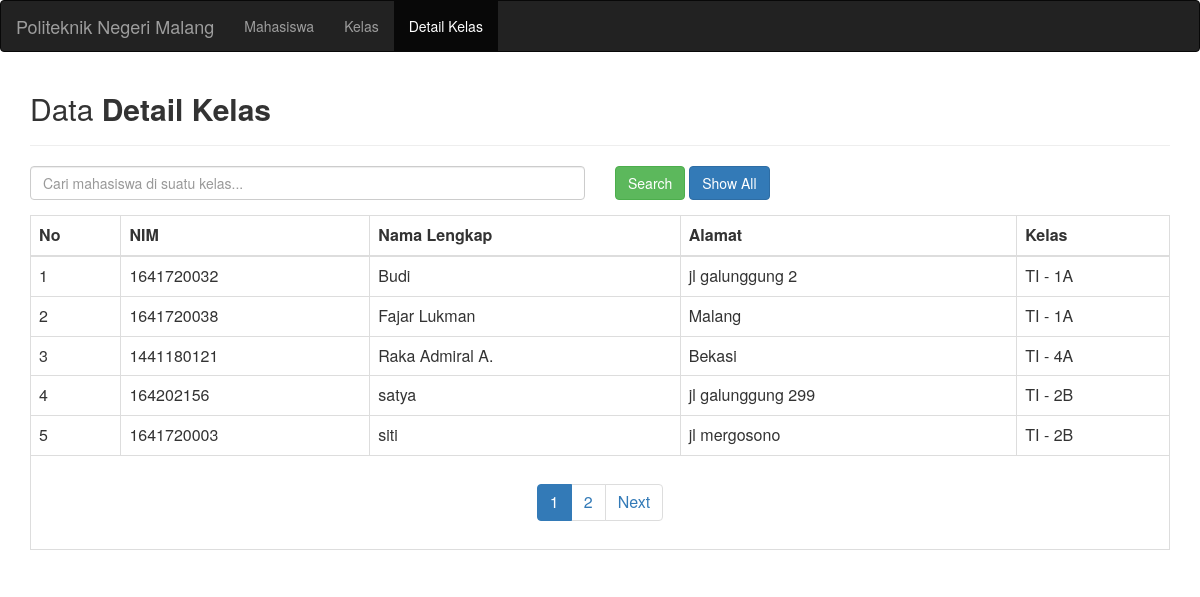
The app's page /index.php/detail_kelas/search with its own data.
### tables this page shows
CREATE TABLE `mahasiswa` (
  `id` int(10) NOT NULL,
  `nim` int(20) NOT NULL,
  `nama` varchar(30) NOT NULL,
  `alamat` varchar(30) NOT NULL
);

CREATE TABLE `kelas` (
  `id` int(10) NOT NULL,
  `nama_kelas` varchar(20) NOT NULL,
  `tingkat` int(10) NOT NULL
);

### index.php (called while the page is built, shortened)
<?php
require_once BASEPATH.'core/CodeIgniter.php';

### application/models/detailkelas_m.php (called while the page is built, shortened)
<?php
    class detailkelas_m extends CI_Model
    {
        public function get_detailkelas($limit, $start, $st = null)
        {
            if($st == "NIL") $st = "";
            $sql = "SELECT m.id, m.nim, m.nama, m.alamat, k.nama_kelas, k.tingkat FROM mahasiswa as m INNER JOIN detail_mahasiswa_kelas d on m.id = d.id_mahasiswa INNER JOIN kelas k on d.id_kelas = k.id WHERE m.nama LIKE '%$st%' ORDER BY m.nama ASC LIMIT ".$start.", ".$limit;
            $query = $this->db->query($sql);
            return $query->result();
        }
    }

### application/views/detailkelas_v.php (the view, shortened to what this page needs)
<html>
    <head>
        <link rel="stylesheet" href="<?php echo base_url('assets/bootstrap/css/bootstrap.css')?>"/>
    </head>
    <body>
        <nav class="navbar navbar-inverse">
            <div class="container-fluid">
                <div class="navbar-header">
                    <a class="navbar-brand" href="#">Politeknik Negeri Malang</a>
                </div>
                <ul class="nav navbar-nav">
                    <li><a href="<?php echo base_url('mahasiswa')?>">Mahasiswa</a></li>
                    <li><a href="<?php echo base_url('kelas')?>">Kelas</a></li>
                    <li class="active"><a href="<?php echo base_url('detail_kelas')?>">Detail Kelas</a></li>
                </ul>
            </div>
        </nav>
        <div class="container">
            <h2>Data <strong>Detail Kelas</strong></h2><hr>
            <?php
                $attr = array("class" => "form-horizontal", "role" => "form", "id" => "form1", "name" => "form1");
                echo form_open("detail_kelas/search", $attr);
            ?>
            <div class="form-group">
                <div class="col-md-6">
                    <input class="form-control" id="detailkelas_name" name="detailkelas_name" placeholder="Cari mahasiswa di suatu kelas..." type="text" value="<?php echo set_value('detailkelas_name')?>"/>
                </div>
                <div class="col-md-6">
                    <input id="btn_search" name="btn_search" type="submit" class="btn btn-success" value="Search" />
                    <a href="<?php echo base_url(). "detail_kelas"; ?>" class="btn btn-primary">Show All</a>
                </div>
                <?php echo form_close();?>
            </div>
            <table class="table table-bordered table-hover">
                <thead>
                    <tr>
                        <th>No</th>
                        <th>NIM</th>
                        <th>Nama Lengkap</th>
                        <th>Alamat</th>
                        <th>Kelas</th>
                    </tr>
                </thead>
                <tbody>
                    <?php
                        for($i = 0; $i < count($detailkelaslist); ++$i)
                        {
                            ?>
                                <tr>
                                    <td><?php echo $i+1?></td>
                                    <td><?php echo $detailkelaslist[$i]->nim?></td>
                                    <td><?php echo $detailkelaslist[$i]->nama?></td>
                                    <td><?php echo $detailkelaslist[$i]->alamat?></td>
                                    <td><?php echo $detailkelaslist[$i]->nama_kelas?></td>
                                </tr>
                            <?php
                        }
                    ?>
                    <tr>
                        <td colspan="5" align="center"><?php echo $pagination?></td>
                    </tr>
                </tbody>
            </table>
    </body>
</html>

### application/controllers/detail_kelas.php (shortened to what this page needs)
<?php
    class detail_kelas extends CI_Controller
    {
        public function __construct()
        {
            $this->load->model('detailkelas_m');
        }
        public function search()
        {
            $search = ($this->input->post('detailkelas_name')) ? $this->input->post('detailkelas_name') : "NIL";
            $search = ($this->uri->segment(3)) ? $this->uri->segment(3) : $search;
            $config = array();
            $config['base_url'] = site_url("detail_kelas/search/$search");
            $config['total_rows'] = $this->detailkelas_m->get_detailkelas_count($search);
            $config['per_page'] = "5";
            $config["uri_segment"] = 4;
            $choice = $config["total_rows"]/$config["per_page"];
            $config["num_links"] = floor($choice);
            $config['full_tag_open'] = '<ul class="pagination">';
            $config['full_tag_close'] = '</ul>';
            $config['first_link'] = false;
            $config['last_link'] = false;
            $config['first_tag_open'] = '<li>';
            $config['first_tag_close'] = '</li>';
            $config['prev_link'] = 'Prev';
            $config['prev_tag_open'] = '<li class="prev">';
            $config['prev_tag_close'] = '</li>';
            $config['next_link'] = 'Next';
            $config['next_tag_open'] = '<li>';
            $config['next_tag_close'] = '</li>';
            $config['last_tag_open'] = '<li>';
            $config['last_tag_close'] = '</li>';
            $config['cur_tag_open'] = '<li class="active"><a href="#">';
            $config['cur_tag_close'] = '</a></li>';
            $config['num_tag_open'] = '<li>';
            $config['num_tag_close'] = '</li>';
            $this->pagination->initialize($config);
            $data['page'] = ($this->uri->segment(4)) ? $this->uri->segment(4) : 0;
            $data['detailkelaslist'] = $this->detailkelas_m->get_detailkelas($config['per_page'], $data['page'], $search);
            $data['pagination'] = $this->pagination->create_links();
            $this->load->view('detailkelas_v', $data);
        }
    }

### records on screen
mahasiswa: nim "1641720032", nama "Budi", alamat "jl galunggung 2", kelas.nama_kelas "TI - 1A"
mahasiswa: nim "1641720038", nama "Fajar Lukman", alamat "Malang", kelas.nama_kelas "TI - 1A"
mahasiswa: nim "1441180121", nama "Raka Admiral A.", alamat "Bekasi", kelas.nama_kelas "TI - 4A"
mahasiswa: nim "164202156", nama "satya", alamat "jl galunggung 299", kelas.nama_kelas "TI - 2B"
mahasiswa: nim "1641720003", nama "siti", alamat "jl mergosono", kelas.nama_kelas "TI - 2B"

### other values on screen
$pagination "1 2 Next"
